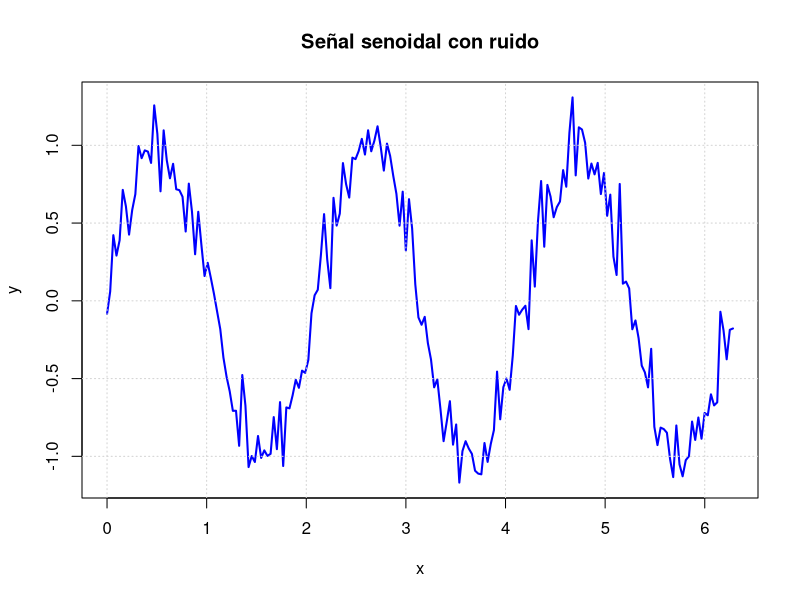

Reproduce this figure in R.
# Mi tema favorito: Señales sencillas con ruido
# Autor: Sebastian Calderon
# Fecha: 2025-11-06

set.seed(123)
x <- seq(0, 2*pi, length.out = 200)
y <- sin(3*x) + rnorm(length(x), sd = 0.15)

# Guardar gráfico en archivo
png("grafico_mitema.png", width = 800, height = 500)
plot(x, y, type = "l", lwd = 2, col = "blue",
     main = "Señal senoidal con ruido",
     xlab = "x", ylab = "y")
grid()
dev.off()

cat("OK: gráfico generado en grafico_mitema.png\n")
